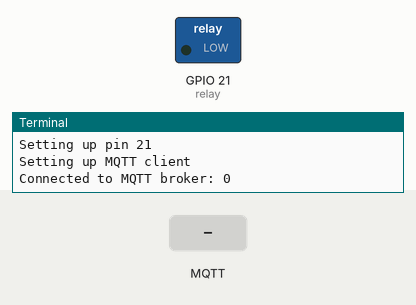
Simulated run of this program. Board: Raspberry Pi (BCM pin numbers). Shown: switched loads named in the program (green lamp = pin HIGH), the last lines printed to the terminal. The inputs (shaded band) are chosen by the test bench. No MQTT or app messages arrive unless stated.

Above: at 1.3 s.
1.4 s: MQTT message "activate" arrives on the first subscribed topic
At 2.5 s:
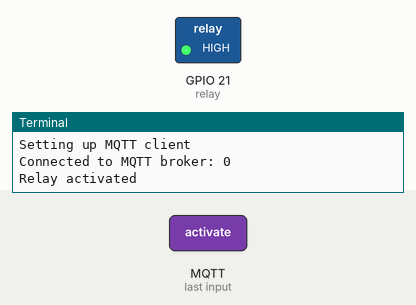
4.4 s: MQTT message "deactivate" arrives on the first subscribed topic
At 4.8 s:
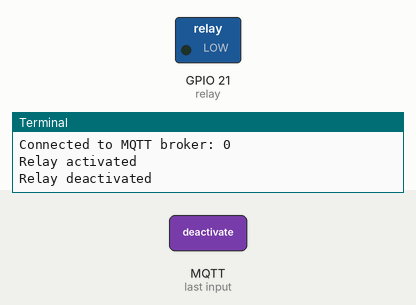
Timing chart, 0 to 7.4 s (numbered marks = the images above; inputs shaded):
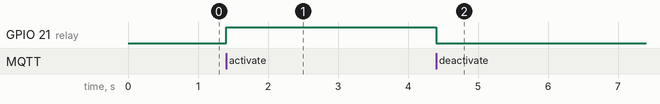

Measured:
- after the input at 1.4 s, GPIO 21 (relay): LOW → HIGH at once
- after the input at 4.4 s, GPIO 21 (relay): HIGH → LOW at once

The program:

mqtt_gpio_relay.py
```python
#!/usr/bin/env python3
from gpiozero import DigitalOutputDevice
from time import sleep
import paho.mqtt.client as mqtt
import sys

MQTT_URL="192.168.1.3"
MQTT_PORT=1883
MQTT_KEEPALIVE=60
# Topic on which to receive state commands (activate vs deactivate)
MQTT_STATE_TOPIC="relay/state"
# Topic on which to confirm receipt and action taken (activated vs deactivated)
MQTT_STATUS_TOPIC="relay/status"
MQTT_LWT_TOPIC="relay/lwt"

RELAY_GPIO=21

AT_MOST_ONCE=0
AT_LEAST_ONCE=1
EXACTLY_ONCE=2

current_state = "deactivated"
# set up the relay
print(f"Setting up pin {RELAY_GPIO}")
relay = DigitalOutputDevice(RELAY_GPIO)
relay.off()

def new_state(state):
    global current_state
    next_state = f"{state}d"
    if next_state == current_state:
        print(f"Already in correct state: {current_state}")
        return False
    current_state = next_state

    if current_state == "activated":
        relay.on()
    else:
        relay.off()
    return True

def on_connect(c, userdata, flags, rc):
    print(f"Connected to MQTT broker: {rc}")

    c.publish(MQTT_STATUS_TOPIC, current_state, qos=AT_LEAST_ONCE, retain=True)
    # subscribe to the state topic
    c.subscribe(MQTT_STATE_TOPIC, qos=AT_LEAST_ONCE)

    # announce availability
    c.publish(MQTT_LWT_TOPIC, "connected", qos=AT_LEAST_ONCE, retain=True)

def on_message(c, userdata, msg):
    payload = msg.payload.decode('UTF-8').lower()

    if not payload in ["activate", "deactivate"]:
        print(f"Received unexpected message \"{payload}\" from {MQTT_STATE_TOPIC}", file=sys.stderr)
        return
    if new_state(payload):
        print(f"Relay {payload}d")
        c.publish(MQTT_STATUS_TOPIC, f"{payload}d", qos=AT_LEAST_ONCE, retain=True)

# set up the MQTT client
print("Setting up MQTT client")
client = mqtt.Client()
client.on_connect = on_connect
client.on_message = on_message
client.enable_logger()

# set a LWT
client.will_set(MQTT_LWT_TOPIC, "disconnected", qos=AT_LEAST_ONCE, retain=True)

client.connect(MQTT_URL, MQTT_PORT, MQTT_KEEPALIVE)

# Steady state
client.loop_forever()
```
